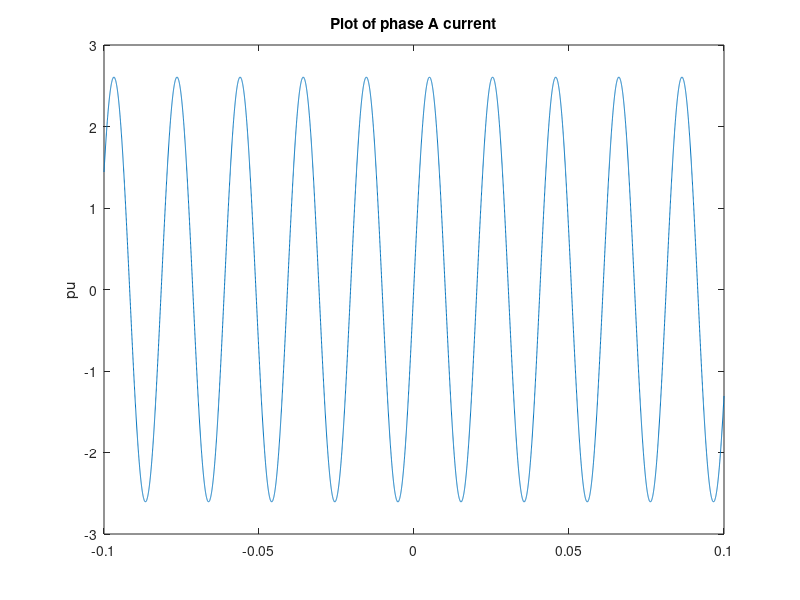
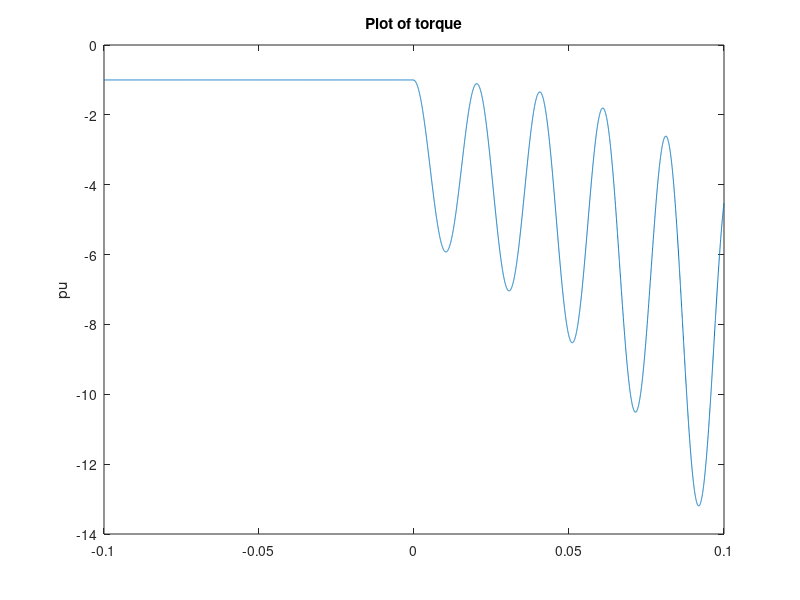

Write the MATLAB code that produced these figures, in order.
clear
clc

clc; clear;
% Intialization

j = sqrt(-1);
Rr  =  1.39e-3;             % ohm, Rotor resistance
Rs  =  1.343e-3;            % ohm, Stator resistance
fb  =  50;                  % Hz, Base frequency
p   =  6;                   % Number of poles
M   =  6;                   % sec, mechanical time constant
Pb  =  1.45e6;              % W, base power
Ib  =  1723*sqrt(2);        % A, base current
we  =  2*pi*fb;             % erad/s, synchronous speed
wmb =  we*(2/p);            % mrad/s, mechanical base speed
Tb  =  13.944e3;            % Nm, rated torque
Vb  = 331.98*sqrt(2);       % V, supply phase peak voltage
J = p/2*Pb*M/(wmb^2);       % inertia


% Impedance and angular speed calculations
Lls     =  0.1044e-3;       % H, Stator inducatnce
Llr     =  0.0498e-3;       % H, Rotor inductance
Lm      =  1.77016e-3;      % H, Magnetizing Inductance 
Lr      = Llr + Lm;
Ls      = Lls + Lm;

Xls     =  Lls*we;          % Ohm, Stator impedance
Xlr     =  Llr*we;          % Ohm, Rotor impedance
Xm      =  Lm*we;           % Ohm, Magnetizing impedance
wb      =  2*pi*fb;         % rad/s, Base speed
Xmstar  =  1/(1/Xls+1/Xm+1/Xlr);


% part a condition
slip = 0.0177;
wrotor = wb*(1-slip);      % rad/s, Base speed
w = 0;  % stationary frame
 
%% transient constants
sigma = 1 - Lm^2/(Ls*Lr);
Ls_prime = sigma*Ls;

Vsp = Vb/sqrt(2) * exp(j*we);
% Isp = Vsp / (Rs + j*Xls);
% Irp = Isp*j*Xm / (j*Xm + j*Xlr + Rr/slip);

Erp = Vsp * j*Xm / (Rs + j*(Xls + Xm));
Eqd_prime = (1-slip)*Lm/Lr*Erp;
eig = -Rs/Ls_prime;
Isc = -Eqd_prime / (Rs + j*wrotor*Ls_prime);
C = Vsp/(j*wrotor*Ls_prime);

t = linspace(-0.1,0.1,10000);
iqds = C*exp(-eig*t) + Isc*exp(j*wrotor*t);
iqdr = iqds * j*Xm/ (j*Xm + j*Xlr + Rr/slip);
iqs = real(iqds);
ids = -imag(iqds);
iqr = real(iqdr);
idr = -imag(iqdr);
T_transient = Tb + (3/2*p/6*Lm * (ids.*iqr - iqs.*idr)).*(t>=0);
plot(t, -real(iqds/Ib));
title('Plot of phase A current')
ylabel('pu')
figure
plot(t, -T_transient/Tb);
title('Plot of torque')
ylabel('pu')